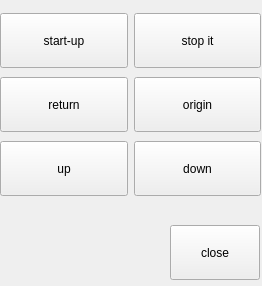
<?xml version="1.0" encoding="UTF-8"?>
<ui version="4.0">
 <class>icactionsix</class>
 <widget class="QWidget" name="icactionsix">
  <property name="geometry">
   <rect>
    <x>0</x>
    <y>0</y>
    <width>262</width>
    <height>286</height>
   </rect>
  </property>
  <property name="minimumSize">
   <size>
    <width>262</width>
    <height>286</height>
   </size>
  </property>
  <property name="maximumSize">
   <size>
    <width>262</width>
    <height>286</height>
   </size>
  </property>
  <property name="windowTitle">
   <string>Form</string>
  </property>
  <widget class="QPushButton" name="CloseButton">
   <property name="geometry">
    <rect>
     <x>170</x>
     <y>225</y>
     <width>90</width>
     <height>55</height>
    </rect>
   </property>
   <property name="minimumSize">
    <size>
     <width>90</width>
     <height>55</height>
    </size>
   </property>
   <property name="maximumSize">
    <size>
     <width>90</width>
     <height>16777215</height>
    </size>
   </property>
   <property name="text">
    <string>close</string>
   </property>
  </widget>
  <widget class="QWidget" name="layoutWidget">
   <property name="geometry">
    <rect>
     <x>0</x>
     <y>10</y>
     <width>261</width>
     <height>191</height>
    </rect>
   </property>
   <layout class="QGridLayout" name="gridLayout">
    <item row="0" column="0">
     <widget class="QPushButton" name="StartButton">
      <property name="minimumSize">
       <size>
        <width>0</width>
        <height>55</height>
       </size>
      </property>
      <property name="text">
       <string>start-up</string>
      </property>
     </widget>
    </item>
    <item row="0" column="1">
     <widget class="QPushButton" name="StopButton">
      <property name="minimumSize">
       <size>
        <width>0</width>
        <height>55</height>
       </size>
      </property>
      <property name="text">
       <string>stop it</string>
      </property>
     </widget>
    </item>
    <item row="1" column="0">
     <widget class="QPushButton" name="ReturnButton">
      <property name="minimumSize">
       <size>
        <width>0</width>
        <height>55</height>
       </size>
      </property>
      <property name="text">
       <string>return</string>
      </property>
     </widget>
    </item>
    <item row="1" column="1">
     <widget class="QPushButton" name="OriginButton">
      <property name="minimumSize">
       <size>
        <width>0</width>
        <height>55</height>
       </size>
      </property>
      <property name="text">
       <string>origin</string>
      </property>
     </widget>
    </item>
    <item row="2" column="0">
     <widget class="QPushButton" name="UpButton">
      <property name="minimumSize">
       <size>
        <width>0</width>
        <height>55</height>
       </size>
      </property>
      <property name="text">
       <string>up</string>
      </property>
     </widget>
    </item>
    <item row="2" column="1">
     <widget class="QPushButton" name="DownButton">
      <property name="minimumSize">
       <size>
        <width>0</width>
        <height>55</height>
       </size>
      </property>
      <property name="text">
       <string>down</string>
      </property>
     </widget>
    </item>
   </layout>
  </widget>
 </widget>
 <resources/>
 <connections/>
</ui>
